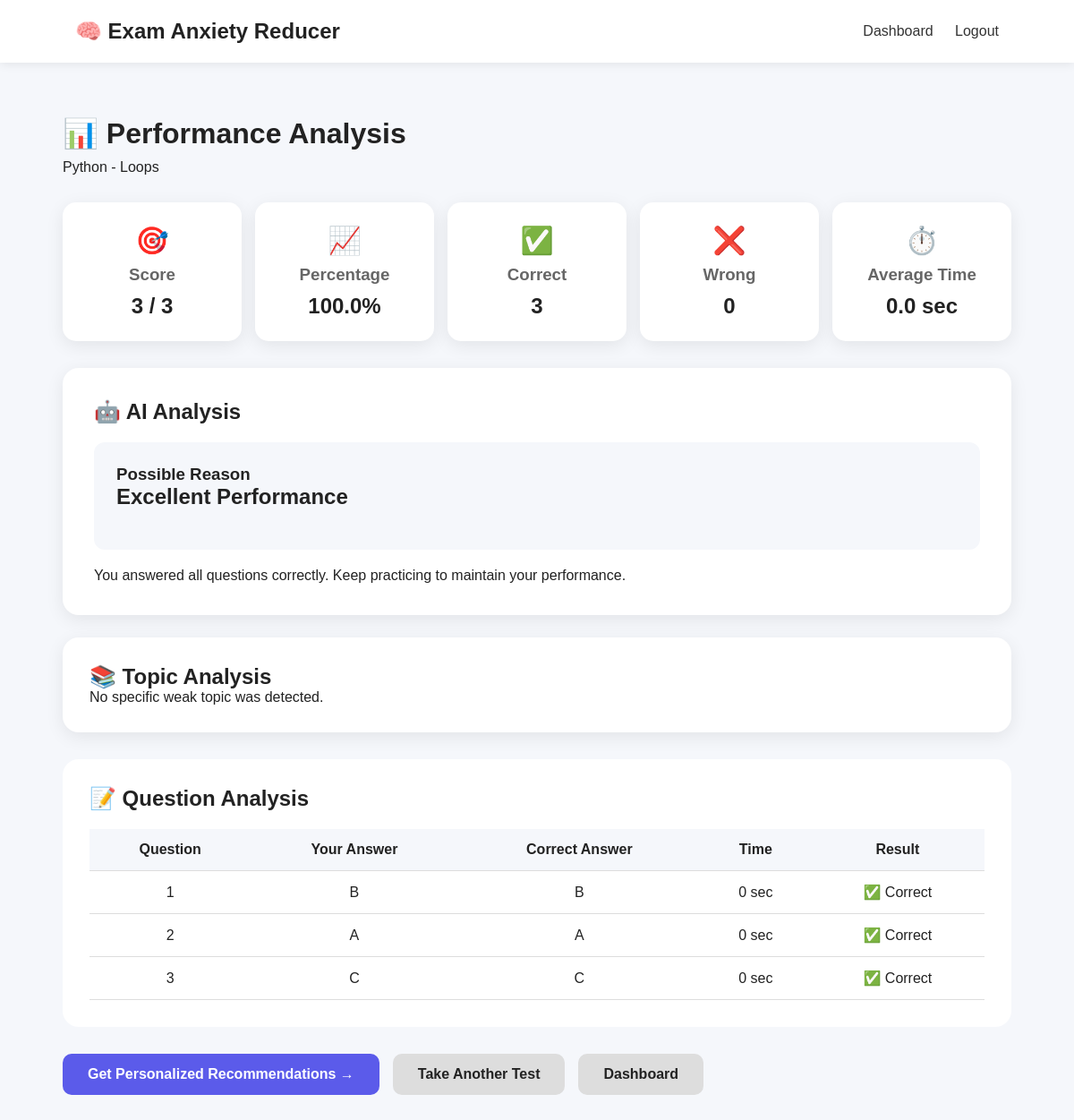
The app's page /analysis/1 (signed in) with its own data.
### tables this page shows
CREATE TABLE tests (
            test_id INTEGER PRIMARY KEY AUTOINCREMENT,
            student_id INTEGER,
            subject TEXT,
            topic TEXT,
            score INTEGER,
            total_questions INTEGER,
            date TEXT
        );

CREATE TABLE answers (
            answer_id INTEGER PRIMARY KEY AUTOINCREMENT,
            test_id INTEGER,
            question_id INTEGER,
            student_answer TEXT,
            time_taken INTEGER,
            is_correct INTEGER
        );

CREATE TABLE questions (
            question_id INTEGER PRIMARY KEY AUTOINCREMENT,
            subject TEXT NOT NULL,
            topic TEXT NOT NULL,
            question TEXT NOT NULL,
            option_a TEXT NOT NULL,
            option_b TEXT NOT NULL,
            option_c TEXT NOT NULL,
            option_d TEXT NOT NULL,
            correct_answer TEXT NOT NULL
        );

### app.py (the view, shortened to what this page needs)
@app.route("/analysis/<int:test_id>")
def analysis(test_id):
    if "student_id" not in session:
        return redirect("/login")
    conn = sqlite3.connect("database.db")
    cursor = conn.cursor()
    cursor.execute("""
        SELECT test_id, subject, topic, score, total_questions, date
        FROM tests
        WHERE test_id = ? AND student_id = ?
    """, (test_id, session["student_id"]))
    test = cursor.fetchone()
    if not test:
        conn.close()
        return "Test not found!"
    cursor.execute("""
        SELECT
            a.question_id,
            a.student_answer,
            a.time_taken,
            a.is_correct,
            q.correct_answer,
            q.topic
        FROM answers a
        JOIN questions q
        ON a.question_id = q.question_id
        WHERE a.test_id = ?
    """, (test_id,))
    answers = cursor.fetchall()
    conn.close()
    score = test[3]
    total = test[4]
    percentage = (score / total * 100) if total > 0 else 0
    wrong_answers = sum(
        1 for answer in answers
        if answer[3] == 0
    )
    correct_answers = sum(
        1 for answer in answers
        if answer[3] == 1
    )
    total_time = sum(
        int(answer[2] or 0)
        for answer in answers
    )
    average_time = (
        total_time / len(answers)
        if answers else 0
    )
    topic_mistakes = {}
    for answer in answers:
        topic = answer[5]
        if answer[3] == 0:
            topic_mistakes[topic] = (
                topic_mistakes.get(topic, 0) + 1
            )
    weak_topic = None
    if topic_mistakes:
        weak_topic = max(
            topic_mistakes,
            key=topic_mistakes.get
        )
    if wrong_answers == 0:
        reason = "Excellent Performance"
        message = (
            "You answered all questions correctly. "
            "Keep practicing to maintain your performance."
        )
    elif weak_topic and topic_mistakes[weak_topic] >= 2:
        reason = "Possible Conceptual Gap"
        message = (
            f"You made repeated mistakes in {weak_topic}. "
            "Revise the topic and practice similar questions."
        )
    elif average_time > 45:
        reason = "Time Management Needs Improvement"
        message = (
            "You are spending considerable time on questions. "
            "Try improving your time-management strategy."
        )
    else:
        reason = "Normal Mistakes"
        message = (
            "Your mistakes do not show a strong repeated pattern. "
            "Continue practicing and reviewing incorrect answers."
        )
    return render_template(
        "analysis.html",
        test=test,
        answers=answers,
        percentage=round(percentage, 1),
        correct_answers=correct_answers,
        wrong_answers=wrong_answers,
        average_time=round(average_time, 1),
        weak_topic=weak_topic,
        reason=reason,
        message=message
    )

### templates/analysis.html (shortened to what this page needs)
<!DOCTYPE html>
<html>
<head>
    <link rel="stylesheet"
          href="{{ url_for('static', filename='css/style.css') }}">
</head>
<body>
<nav>
    <h2>🧠 Exam Anxiety Reducer</h2>
    <div>
        <a href="/dashboard">Dashboard</a>
        <a href="/logout">Logout</a>
    </div>
</nav>
<div class="analysis-container">
    <h1>📊 Performance Analysis</h1>
    <p>
        {{ test[1] }} - {{ test[2] }}
    </p>
    <div class="analysis-grid">
        <div class="analysis-card">
            <span class="analysis-icon">🎯</span>
            <h3>Score</h3>
            <h2>{{ test[3] }} / {{ test[4] }}</h2>
        </div>
        <div class="analysis-card">
            <span class="analysis-icon">📈</span>
            <h3>Percentage</h3>
            <h2>{{ percentage }}%</h2>
        </div>
        <div class="analysis-card">
            <span class="analysis-icon">✅</span>
            <h3>Correct</h3>
            <h2>{{ correct_answers }}</h2>
        </div>
        <div class="analysis-card">
            <span class="analysis-icon">❌</span>
            <h3>Wrong</h3>
            <h2>{{ wrong_answers }}</h2>
        </div>
        <div class="analysis-card">
            <span class="analysis-icon">⏱️</span>
            <h3>Average Time</h3>
            <h2>{{ average_time }} sec</h2>
        </div>
    </div>
    <div class="ai-analysis-box">
        <h2>🤖 AI Analysis</h2>
        <div class="reason-box">
            <h3>Possible Reason</h3>
            <h2>{{ reason }}</h2>
        </div>
        <p>
            {{ message }}
        </p>
    </div>
    <div class="topic-box">
        <h2>📚 Topic Analysis</h2>
        {% if weak_topic %}
            <p>
                Topic requiring more attention:
            </p>
            <h3>{{ weak_topic }}</h3>
            <p>
                Practice more questions related to
                this topic.
            </p>
        {% else %}
            <p>
                No specific weak topic was detected.
            </p>
        {% endif %}
    </div>
    <div class="question-analysis">
        <h2>📝 Question Analysis</h2>
        <table>
            <tr>
                <th>Question</th>
                <th>Your Answer</th>
                <th>Correct Answer</th>
                <th>Time</th>
                <th>Result</th>
            </tr>
            {% for answer in answers %}
            <tr>
                <td>
                    {{ loop.index }}
                </td>
                <td>
                    {{ answer[1] or "Not Answered" }}
                </td>
                <td>
                    {{ answer[4] }}
                </td>
                <td>
                    {{ answer[2] }} sec
                </td>
                <td>
                    {% if answer[3] == 1 %}
                        ✅ Correct
                    {% else %}
                        ❌ Wrong
                    {% endif %}
                </td>
            </tr>
            {% endfor %}
        </table>
    </div>
    <div class="analysis-buttons">
    <a href="/recommendations/{{ test[0] }}"
       class="main-button">
        Get Personalized Recommendations →
    </a>
    <a href="/practice-test"
       class="secondary-button">
        Take Another Test
    </a>
    <a href="/dashboard"
       class="secondary-button">
        Dashboard
    </a>
</div>
</div>
</body>
</html>

### static/style.css (style rules this page uses)
* { margin: 0; padding: 0; box-sizing: border-box; }
body { font-family: Arial, sans-serif; background: #f5f7fb; color: #222; }
nav { height: 70px; padding: 0 7%; display: flex; justify-content: space-between; align-items: center; background: white; box-shadow: 0 2px 10px rgba(0,0,0,0.08); }
nav a { text-decoration: none; margin-left: 20px; color: #333; }
.main-button { display: inline-block; padding: 14px 28px; background: #5b5bea; color: white; text-decoration: none; border-radius: 10px; font-weight: bold; }
.analysis-container { max-width: 1100px; margin: 40px auto; padding: 20px; }
.analysis-container > h1 { margin-bottom: 10px; }
.analysis-grid { display: grid; grid-template-columns: repeat(5, 1fr); gap: 15px; margin-top: 30px; }
.analysis-card { background: white; padding: 25px 15px; text-align: center; border-radius: 15px; box-shadow: 0 5px 20px rgba(0,0,0,0.08); }
.analysis-icon { font-size: 30px; }
.analysis-card h3 { margin: 10px 0; color: #666; }
.analysis-card h2 { font-size: 24px; }
.ai-analysis-box { background: white; margin-top: 30px; padding: 35px; border-radius: 18px; box-shadow: 0 5px 20px rgba(0,0,0,0.08); }
.ai-analysis-box h2 { margin-bottom: 20px; }
.reason-box { padding: 25px; background: #f5f7fb; border-radius: 12px; margin-bottom: 20px; }
.topic-box { margin-top: 25px; padding: 30px; background: white; border-radius: 18px; box-shadow: 0 5px 20px rgba(0,0,0,0.08); }
.question-analysis { margin-top: 30px; background: white; padding: 30px; border-radius: 18px; overflow-x: auto; }
.question-analysis table { width: 100%; border-collapse: collapse; margin-top: 20px; }
.question-analysis th, .question-analysis td { padding: 14px; border-bottom: 1px solid #ddd; text-align: center; }
.question-analysis th { background: #f5f7fb; }
.analysis-buttons { margin-top: 30px; display: flex; gap: 15px; align-items: center; }
.secondary-button { display: inline-block; padding: 14px 28px; border-radius: 10px; background: #ddd; color: #222; text-decoration: none; font-weight: bold; }

### records on screen
tests: subject "Python", topic "Loops", score "3", total_questions "3"
answers: student_answer "B", correct_answer "B", time_taken "0", is_correct "✅ Correct"
answers: student_answer "A", correct_answer "A", time_taken "0", is_correct "✅ Correct"
answers: student_answer "C", correct_answer "C", time_taken "0", is_correct "✅ Correct"

### other values on screen
{{ percentage }} "100.0"
{{ correct_answers }} "3"
{{ wrong_answers }} "0"
{{ average_time }} "0.0"
{{ reason }} "Excellent Performance"
{{ message }} "You answered all questions correctly. Keep practicing to maintain your performance."
